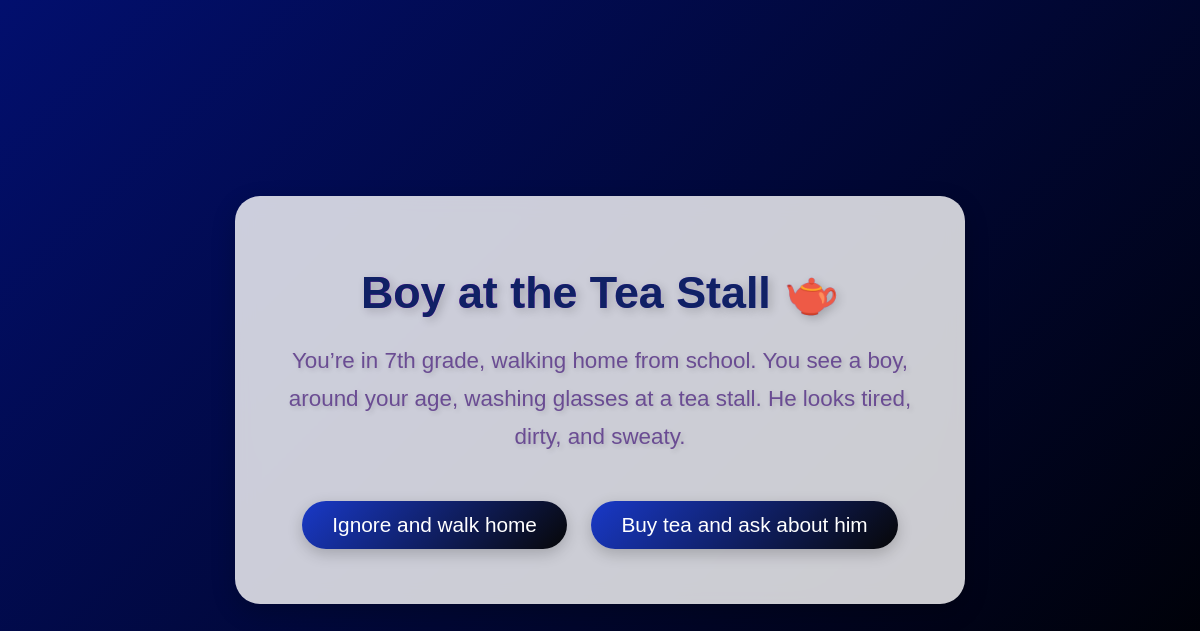
/story/3/step/1, run on the app's committed database.
### tables this page shows
CREATE TABLE stories (
    id INTEGER PRIMARY KEY AUTOINCREMENT,
    title TEXT NOT NULL,
    image TEXT
);

CREATE TABLE steps (
    id INTEGER PRIMARY KEY AUTOINCREMENT,
    story_id INTEGER NOT NULL,
    step_number INTEGER NOT NULL,
    content TEXT NOT NULL,
    option1 TEXT,
    option2 TEXT,
    next1 INTEGER,
    next2 INTEGER,
    FOREIGN KEY(story_id) REFERENCES stories(id)
);

### app.py (the view)
@app.route('/story/<int:story_id>/step/<int:step_number>')
def story_step(story_id, step_number):
    conn = sqlite3.connect('stories.db')
    c = conn.cursor()
    c.execute('''
        SELECT content, option1, option2, next1, next2
        FROM steps
        WHERE story_id = ? AND step_number = ?
    ''', (story_id, step_number))
    step = c.fetchone()
    c.execute('SELECT title FROM stories WHERE id = ?', (story_id,))
    title_result = c.fetchone()
    story_title = title_result[0] if title_result else 'Story'
    conn.close()
    if step:
        content, option1, option2, next1, next2 = step
        return render_template(
            'story.html',
            story_id=story_id,
            step_number=step_number,
            content=content,
            option1=option1,
            option2=option2,
            next1=next1,
            next2=next2,
            title=story_title
        )
    else:
        return "Story step not found", 404

### templates/story.html (shortened to what this page needs)
<!DOCTYPE html>
<html lang="en">
<head>
    <link rel="stylesheet" href="{{ url_for('static', filename='styles.css') }}">
</head>
<body>
    <div class="story-box">
        <h1>{{ title }}</h1>
        <p>{{ content }}</p>
        {% if option1 and option2 %}
            <a href="{{ url_for('story_step', story_id=story_id, step_number=next1) }}" class="button">{{ option1 }}</a>
            <a href="{{ url_for('story_step', story_id=story_id, step_number=next2) }}" class="button">{{ option2 }}</a>
        {% else %}
            <p class="end">The End 💗</p>
            <a href="{{ url_for('index') }}" class="button">Back to Home 🏠</a>
        {% endif %}
    </div>
</body>
</html>

### static/styles.css (style rules this page uses)
body { margin: 0; padding: 0; font-family: 'Segoe UI', Tahoma, Geneva, Verdana, sans-serif; background: linear-gradient(135deg, #1e1e2f, #000000); color: rgb(90, 90, 212); min-height: 100vh; display: flex; flex-direction: column; align-items: center; padding: 40px 20px; position: relative; }
h1 { font-size: 2.5rem; margin-bottom: 40px; background: linear-gradient(to right, #d900ec, #75b1f1); -webkit-background-clip: text; background-clip: text; color: transparent; }

### data on the page
stories: title "Boy at the Tea Stall 🫖"
steps: content "You’re in 7th grade, walking home from school. You see a boy, around your age, washing glasses at a tea stall. He looks tired, dirty, and sweaty.", option1 "Ignore and walk home", option2 "Buy tea and ask about him"
